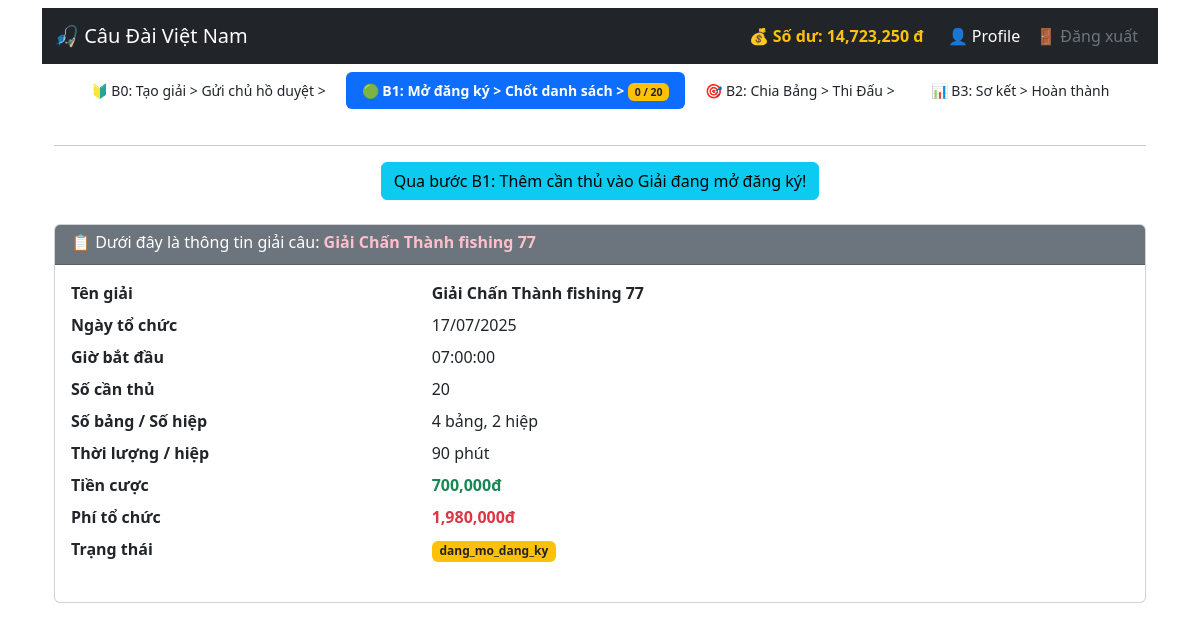
/cauca/canthu/mygiai/my_giai_detail.php?id=9 (signed in), run on the app's committed database.
### tables this page shows
CREATE TABLE `users` (
  `id` int NOT NULL,
  `user_code` varchar(40) DEFAULT NULL,
  `phone` varchar(12) DEFAULT NULL,
  `password` varchar(255) NOT NULL,
  `nickname` varchar(30) DEFAULT 'Nick name...',
  `email` varchar(100) DEFAULT 'Email...',
  `vai_tro` enum('admin','moderator','canthu','chuho','guest') NOT NULL DEFAULT 'canthu',
  `full_name` varchar(100) DEFAULT 'Họ và Tên...',
  `bank_account` varchar(50) DEFAULT 'Số tài khoản...',
  `bank_info` enum('970436-Vietcombank','970415-VietinBank','970418-BIDV','970405-Agribank','970407-Techcombank','970422-MBbank','970423-TPBank','970403-Sacombank','970432-VPBank','970416-ACB') DEFAULT NULL,
  `qr_image_path` varchar(255) DEFAULT NULL,
  `CCCD_number` varchar(20) DEFAULT 'Số CCCD...',
  `balance` decimal(12,2) DEFAULT '100000.00',
  `balance_ref` decimal(12,2) DEFAULT '50000.00',
  `ref_code` varchar(20) DEFAULT '0935192079',
  `user_exp` int DEFAULT '10',
  `cnt_ho` int NOT NULL DEFAULT '0',
  `cnt_xa` int NOT NULL DEFAULT '0',
  `cnt_giai` int NOT NULL DEFAULT '0',
  `cnt_game` int NOT NULL DEFAULT '0',
  `user_lever` int DEFAULT '1',
  `user_note` varchar(200) DEFAULT 'Ghi chú user...',
  `review_status` enum('yes','no') DEFAULT 'yes',
  `created_at` datetime DEFAULT CURRENT_TIMESTAMP,
  `status` enum('Chưa xác minh','Đã xác minh','Tạm dừng','banned') NOT NULL DEFAULT 'Chưa xác minh'
);

CREATE TABLE `giai_list` (
  `id` int NOT NULL,
  `giai_code` varchar(40) DEFAULT NULL,
  `ho_cau_id` int NOT NULL,
  `chuho_id` int DEFAULT NULL,
  `creator_id` int NOT NULL,
  `hinh_thuc_id` int NOT NULL,
  `ten_giai` varchar(255) NOT NULL,
  `so_luong_can_thu` int NOT NULL,
  `so_bang` int DEFAULT '0',
  `so_hiep` int DEFAULT '1',
  `thoi_luong_phut_hiep` int DEFAULT '60',
  `ngay_to_chuc` date NOT NULL,
  `gio_bat_dau` time NOT NULL,
  `thoi_gian_dong_dang_ky` datetime NOT NULL,
  `tien_cuoc` int DEFAULT '0',
  `phi_giai` int DEFAULT '0',
  `phi_ho` int DEFAULT '0',
  `luat_choi` text,
  `status` enum('dang_cho_xac_nhan','dang_mo_dang_ky','chot_xong_danh_sach','dang_dau_hiep_1','dang_dau_hiep_2','dang_dau_hiep_3','dang_dau_hiep_4','so_ket_giai','hoan_tat_giai','huy_giai','chuyen_chu_ho_duyet','dang_dau_hiep_5','dang_dau_hiep_6','') DEFAULT 'dang_cho_xac_nhan',
  `created_at` timestamp NULL DEFAULT CURRENT_TIMESTAMP,
  `min_user_exp` int DEFAULT '0',
  `min_user_level` int DEFAULT '0',
  `quy_tac_xoay_tu_chon` varchar(2000) DEFAULT '0' COMMENT 'Lưu JSON xoay bảng tùy chỉnh nếu chọn custom'
);

### cauca/canthu/mygiai/my_giai_detail.php (the view, shortened to what this page needs)
<?php
require_once '../../../connect.php';
require_once '../../../includes/header.php';
$giai_id = (int)($_POST['giai_id'] ?? $_GET['id'] ?? 0);
$user_id = $_SESSION['user']['id'];
$stmt = $pdo->prepare("SELECT * FROM giai_list WHERE id = ? AND creator_id = ?");
$stmt->execute([$giai_id, $user_id]);
$giai = $stmt->fetch();
?>
<html>
<head>
	<link href="https://cdn.jsdelivr.net/npm/bootstrap@5.3.2/dist/css/bootstrap.min.css" rel="stylesheet">
</head>
<body class="container mt-2">
	<div class="d-flex justify-content-center mt-2"> <?php include '../../../includes/giai_menu_status.php'; ?></div>
	<div class="container py-1">
		<hr>
		<?php if (in_array($giai['status'], ['dang_mo_dang_ky'])): ?>
			<div class="d-flex justify-content-center gap-3 mt-2">
				<a href="my_giai_detail_step_1.php?id=<?= $giai_id ?>" class="btn btn-info">
					Qua bước B1: Thêm cần thủ vào Giải đang mở đăng ký!
				</a>
			</div>
		<?php endif; ?>
		<div class="card mt-3">
			<div class="card-header bg-secondary text-white">
				<h6 class="mb-1">📋 Dưới đây là thông tin giải câu: <strong style="color: pink;"> <?= htmlspecialchars($giai['ten_giai']) ?></strong></h6>
			</div>
			<div class="card-body">
				<dl class="row">
					<dt class="col-sm-4">Tên giải</dt>
					<dd class="col-sm-8 fw-bold text-dark"><?= htmlspecialchars($giai['ten_giai']) ?></dd>
					<dt class="col-sm-4">Ngày tổ chức</dt>
					<dd class="col-sm-8"><?= date('d/m/Y', strtotime($giai['ngay_to_chuc'])) ?></dd>
					<dt class="col-sm-4">Giờ bắt đầu</dt>
					<dd class="col-sm-8"><?= htmlspecialchars($giai['gio_bat_dau']) ?></dd>
					<dt class="col-sm-4">Số cần thủ</dt>
					<dd class="col-sm-8"><?= $giai['so_luong_can_thu'] ?></dd>
					<dt class="col-sm-4">Số bảng / Số hiệp</dt>
					<dd class="col-sm-8"><?= $giai['so_bang'] ?> bảng, <?= $giai['so_hiep'] ?> hiệp</dd>
					<dt class="col-sm-4">Thời lượng / hiệp</dt>
					<dd class="col-sm-8"><?= $giai['thoi_luong_phut_hiep'] ?> phút</dd>
					<dt class="col-sm-4">Tiền cược</dt>
					<dd class="col-sm-8 text-success fw-semibold"><?= number_format($giai['tien_cuoc']) ?>đ</dd>
					<dt class="col-sm-4">Phí tổ chức</dt>
					<dd class="col-sm-8 text-danger fw-semibold"><?= number_format($giai['phi_giai']) ?>đ</dd>
					<dt class="col-sm-4">Trạng thái</dt>
					<dd class="col-sm-8"><span class="badge bg-warning text-dark"><?= $giai['status'] ?></span></dd>
				</dl>
			</div>
		</div>
	</div>
</body>
</html>

### includes/header.php (shortened to what this page needs)
<?php
require_once __DIR__ . '/../connect.php';
$user = $_SESSION['user'] ?? null;
$isLoggedIn = $user !== null;
$vai_tro = $user['vai_tro'] ?? null;
$user_id = $user['id'] ?? null;
?>
<!DOCTYPE html>
<html lang="vi">
<head>
<link href="https://cdn.jsdelivr.net/npm/bootstrap@5.3.3/dist/css/bootstrap.min.css" rel="stylesheet">
</head>
<body>
<nav class="navbar navbar-expand-lg navbar-dark bg-dark">
    <div class="container-fluid">
<a class="navbar-brand" href="/index.php">🎣 Câu Đài Việt Nam</a>
        <div class="collapse navbar-collapse" id="navbarNav">
            <?php if ($isLoggedIn && in_array($vai_tro, ['canthu', 'chuho'])): ?>
                <?php
                    $stmt = $pdo->prepare("SELECT balance FROM users WHERE id = :id");
                    $stmt->execute(['id' => $user_id]);
                    $u = $stmt->fetch(PDO::FETCH_ASSOC);
                    $so_du = isset($u['balance']) ? (float)$u['balance'] : 0;
                    $balance_link = ($vai_tro === 'canthu')
                        ? '/cauca/canthu/balance.php'
                        : '/cauca/chuho/balance.php';
                ?>
                <div class="me-3 text-white">
                    <a href="<?= $balance_link ?>" class="text-decoration-none text-warning fw-bold">
                        💰 Số dư: <?= number_format($so_du) ?> đ
                    </a>
                </div>
            <?php endif; ?>
<ul class="navbar-nav">
    <?php if ($isLoggedIn): ?>
        <li class="nav-item">
            <?php
                $profile_link = '/';
                if ($vai_tro === 'canthu') {
                    $profile_link = '/cauca/canthu/profile.php';
                } elseif ($vai_tro === 'chuho') {
                    $profile_link = '/cauca/chuho/profile.php';
                }
            ?>
            <a class="nav-link text-white" href="<?= $profile_link ?>">👤 Profile</a>
        </li>
        <li class="nav-item">
            <a class="nav-link text-secondary" href="/auth/logout.php">🚪 Đăng xuất</a>
        </li>
    <?php else: ?>
        <li class="nav-item"><a class="nav-link" href="/auth/login.php">Đăng nhập</a></li>
    <?php endif; ?>
</ul>
        </div>
    </div>
</nav>

### includes/giai_menu_status.php (shortened to what this page needs)
<?php
$giai_id = $giai['id'];
$current_status = $giai['status'] ?? '';
$so_luong_can_thu = (int)($giai['so_luong_can_thu'] ?? 0);
$stmt = $pdo->prepare("SELECT COUNT(*) FROM giai_user WHERE giai_id = ?");
$stmt->execute([$giai_id]);
$so_can_thu_dk = (int) $stmt->fetchColumn();
switch ($giai['so_hiep']) {
  case 2:
	$link_step2 = "my_giai_detail_step_2.php?id={$giai_id}";
	$link_step3 = "my_giai_detail_step_3.php?id={$giai_id}";
    break;
}
function activeClass($statusKeys, $current) {
    if (is_array($statusKeys)) {
        return in_array($current, $statusKeys) ? 'active fw-bold text-white bg-primary' : 'text-dark';
    } else {
        return $statusKeys === $current ? 'active fw-bold text-white bg-primary' : 'text-dark';
    }
}
?>
<ul class="nav nav-pills mb-3 gap-1 flex-wrap" style="font-size: 14px;">
  <li class="nav-item" title="Bước đầu: Tạo giải và nhập thông tin">
    <a class="nav-link <?= activeClass(['dang_cho_xac_nhan', 'chuyen_chu_ho_duyet'], $current_status) ?>"
       href="my_giai_detail.php?id=<?= $giai_id ?>">
      🔰 B0: Tạo giải > Gửi chủ hồ duyệt >
    </a>
  </li>
  <li class="nav-item" title="Bước 1: Đăng ký và chốt danh sách">
    <a class="nav-link <?= activeClass(['dang_mo_dang_ky'], $current_status) ?>" href="my_giai_detail_step_1.php?id=<?= $giai_id ?>">
      🟢 B1: Mở đăng ký > Chốt danh sách >
      <span class="badge bg-warning text-dark"><?= $so_can_thu_dk ?> / <?= $so_luong_can_thu ?></span>
    </a>
  </li>
    <li class="nav-item" title="Bước 2: Thi đấu và thêm, sửa điểm">
    <a class="nav-link <?= activeClass(['chot_xong_danh_sach', 'dang_dau_hiep_1', 'dang_dau_hiep_2', 'dang_dau_hiep_3', 'dang_dau_hiep_4'], $current_status) ?>"
		href=<?= $link_step2 ?>>
		🎯 B2: Chia Bảng > Thi Đấu >
    </a>
	</li>
  <li class="nav-item" title="Bước 3: Hoàn thành và Bảo lưu kết quả">
  		<a class="nav-link <?= activeClass(['so_ket_giai','hoan_tat_giai'], $current_status) ?>"
			href=<?= $link_step3 ?>>
			📊 B3: Sơ kết > Hoàn thành
		</a>
  </li>
</ul>

### data on the page
users: balance "14,723,250"
giai_list: so_luong_can_thu "20", ten_giai "Giải Chấn Thành fishing 77", ngay_to_chuc "17/07/2025", gio_bat_dau "07:00:00", so_bang "4", so_hiep "2", thoi_luong_phut_hiep "90", tien_cuoc "700,000", phi_giai "1,980,000", status "dang_mo_dang_ky"

### other printed values
$so_can_thu_dk "0"
